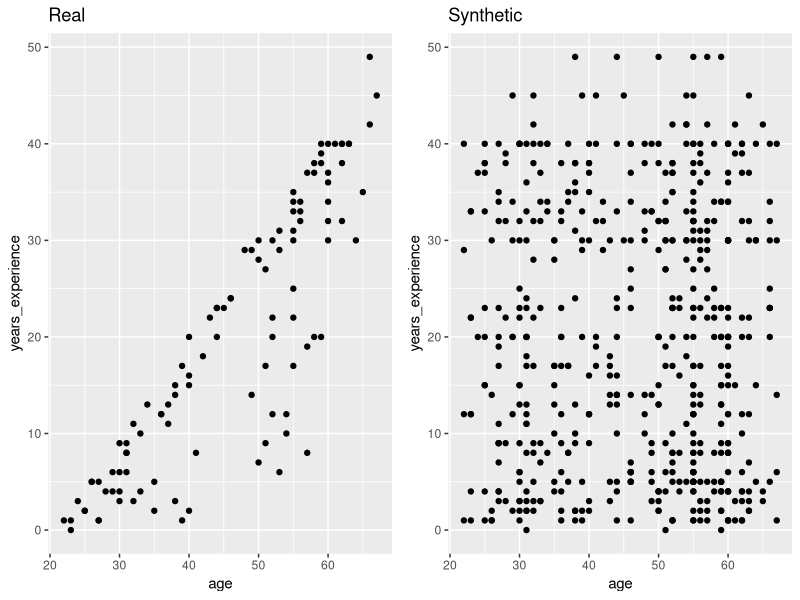

The R source for this figure: (Note: this script raises an error after producing the figure.)
# Title:       Clustering
#
# Description: Do randomForest clustering
#
#
# [redacted]
#
# Revision history:
#   - 2016-09-17 Initial
#

library(data.table)
library(magrittr)
library(foreach)
library(doParallel)
library(randomForest)
library(ggplot2)
library(grid)
library(gridExtra)
library(lattice)
library(cluster)
library(scales)

# functions
majority <- function(x, max_levels = 100) {
  # returns a single majority level (the first it encounters)
  factorised <- factor(x)
  x_levels <- levels(factorised)
  level_number <- length(x_levels)
  if(level_number > max_levels) stop("Too many levels")

  biggest_level <- 0
  output <- NA
  for(i in seq(level_number)) {
    current_size <- sum(x == x_levels[i], na.rm = T)
    if(current_size > biggest_level) {
      biggest_level <- current_size
      output <- x_levels[i]
    }
  }
  return(output)
}

# load in cleaned data

dt <- fread("data/clean_data_(rows_removed).csv", colClasses = list(character = "id"))
features <- names(dt)[-1]
features <- features[-c(grep("yeargroup.", features), grep("school.", features))]

# assign all NAs to the majority class

for(col in features[-c(1, 2, 3)]) {
  if(any(is.na(dt[[col]]))) {
    set(dt, i = which(is.na(dt[[col]])), j = col, value = majority(dt[[col]]))
  }
}

# make synthetic data

synth_length <- nrow(dt) * 5

synth <-
  foreach(col = features, .combine = cbind) %do% {
    .output <- data.table("this_col" = sample(dt[[col]], synth_length, replace = TRUE))
    setnames(.output, col)
  }

# check to see if cols have been decoupled
p_age_exp_r <- ggplot(dt, aes(age, years_experience)) + geom_point() + ggtitle("Real")# strong correlation
p_age_exp_s <- ggplot(synth, aes(age, years_experience)) + geom_point() + ggtitle("Synthetic") # no correlation
p1 <- grid.arrange(p_age_exp_r, p_age_exp_s, ncol = 2)

# make training table

x <- rbind(dt[, features, with = F], synth[, features, with = F])
y <- factor(c(rep(1, nrow(dt)), rep(0, nrow(synth))))
real_wt  <- 1 / (2 * nrow(dt))
synth_wt <- 1 / (2 * nrow(synth))

# train randomForest classifier

registerDoParallel(8)
rf <-
  foreach(i = 1:8,
          .combine = combine,
          .multicombine = TRUE,
          .packages = 'randomForest') %dopar% {
            randomForest(x, y,
                         na.action = na.omit,
                         ntree = 1000,
                         classwt = c("0" = synth_wt, "1" = real_wt),
                         importance = TRUE,
                         proximity = TRUE,
                         confusion = TRUE)
          }
registerDoSEQ()


# get distance matrix
rf_diss <- 1 - sqrt(rf$proximity[seq(nrow(dt)), seq(nrow(dt))] %>% as.matrix)
colnames(rf_diss) <- rownames(rf_diss) <- dt$id
rf_dist <- as.dist(rf_diss)

# perform multidimensional scaling. Reduce to 2 dimensions
rf_mds <- cmdscale(rf_dist, k = 2) %>%
  as.data.frame %>%
  setDT(keep.rownames = TRUE) %>%
  setnames(c("id", "mds1", "mds2")) %>%
  setkey(id)

rf_clusters <- pam(rf_dist, k = 2, cluster.only = TRUE) %>%
  as.data.frame %>%
  setDT(keep.rownames = T) %>%
  setnames(c("id", "cluster")) %>%
  setkey(id)

plot_pam_clusters <- rf_clusters[rf_mds]

# plot mds
pmds1 <- ggplot(plot_pam_clusters, aes(mds1, mds2)) +
  geom_point() +
  ggtitle("No clusters")
pmds2 <- ggplot(plot_pam_clusters, aes(mds1, mds2, colour = factor(cluster))) +
  geom_point() +
  ggtitle("PAM: 2 clusters") +
  theme(legend.position="none")
p2 <- grid.arrange(pmds1, pmds2, ncol = 2)


# get feature importance

rf_imp <- rf$importance[, "MeanDecreaseAccuracy"] %>%
  as.data.frame %>%
  setDT(keep.rownames = TRUE) %>%
  setnames(c("variable", "importance")) %>%
  setkey(importance)

variable_order <- rf_imp[order(importance, decreasing = TRUE), variable]


# prepare data for heatmap

dt_with_clusters <- plot_pam_clusters[dt[, c("id", features), with = F]]
for(col in features) {
  set(dt_with_clusters, j = col, value = rescale(dt_with_clusters[[col]]))
}
dt_with_clusters.m <- melt(dt_with_clusters, id.vars = c("id", "cluster", "mds1", "mds2"))

dt_with_clusters.m[, variable := factor(variable, levels = variable_order)]

# plot heatmap

p3 <- ggplot(dt_with_clusters.m, aes(variable, reorder(id, mds1))) +
  geom_tile(aes(fill = value), colour = "white") +
  scale_fill_gradient(low = "black", high = "white") +
  theme(axis.text.x  = element_text(angle=90, hjust = 1, vjust = 0.5))

p1
p2
p3
